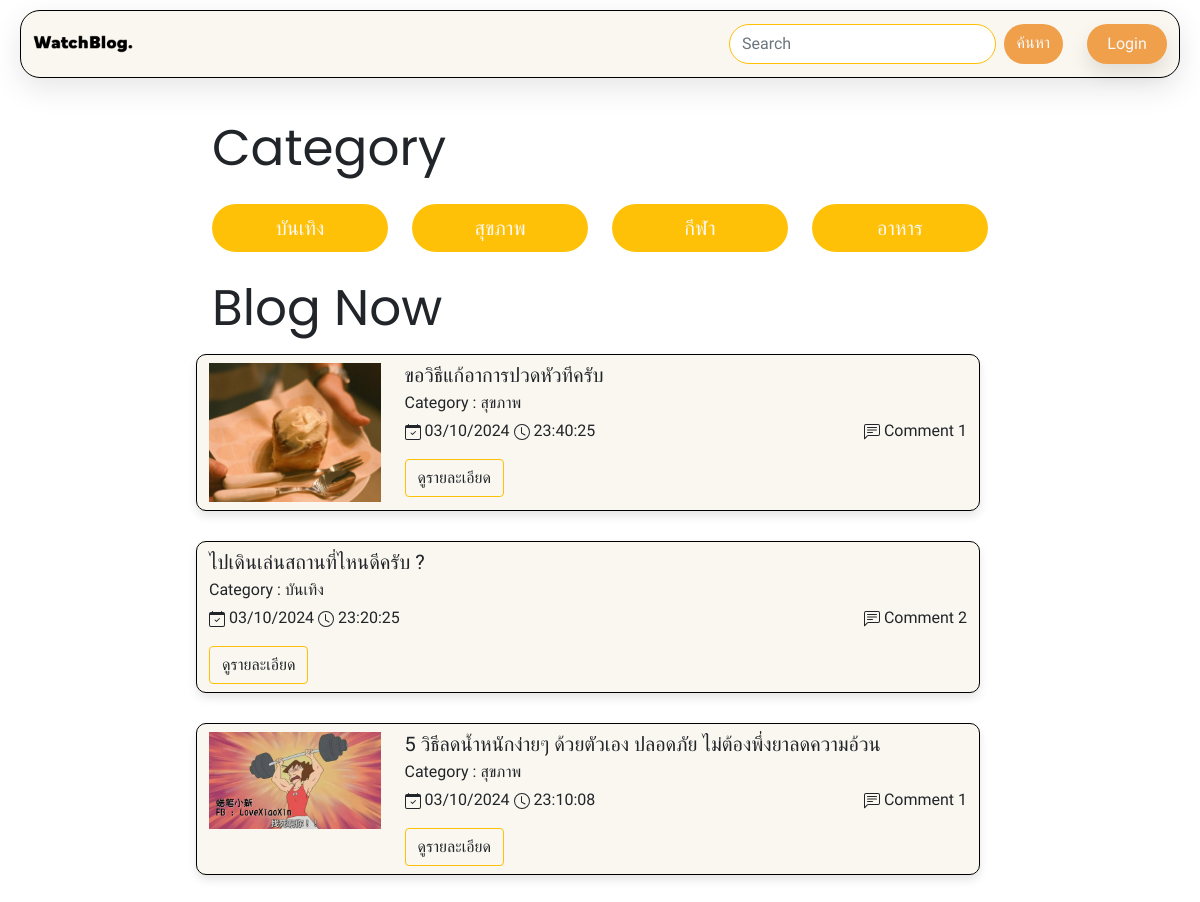
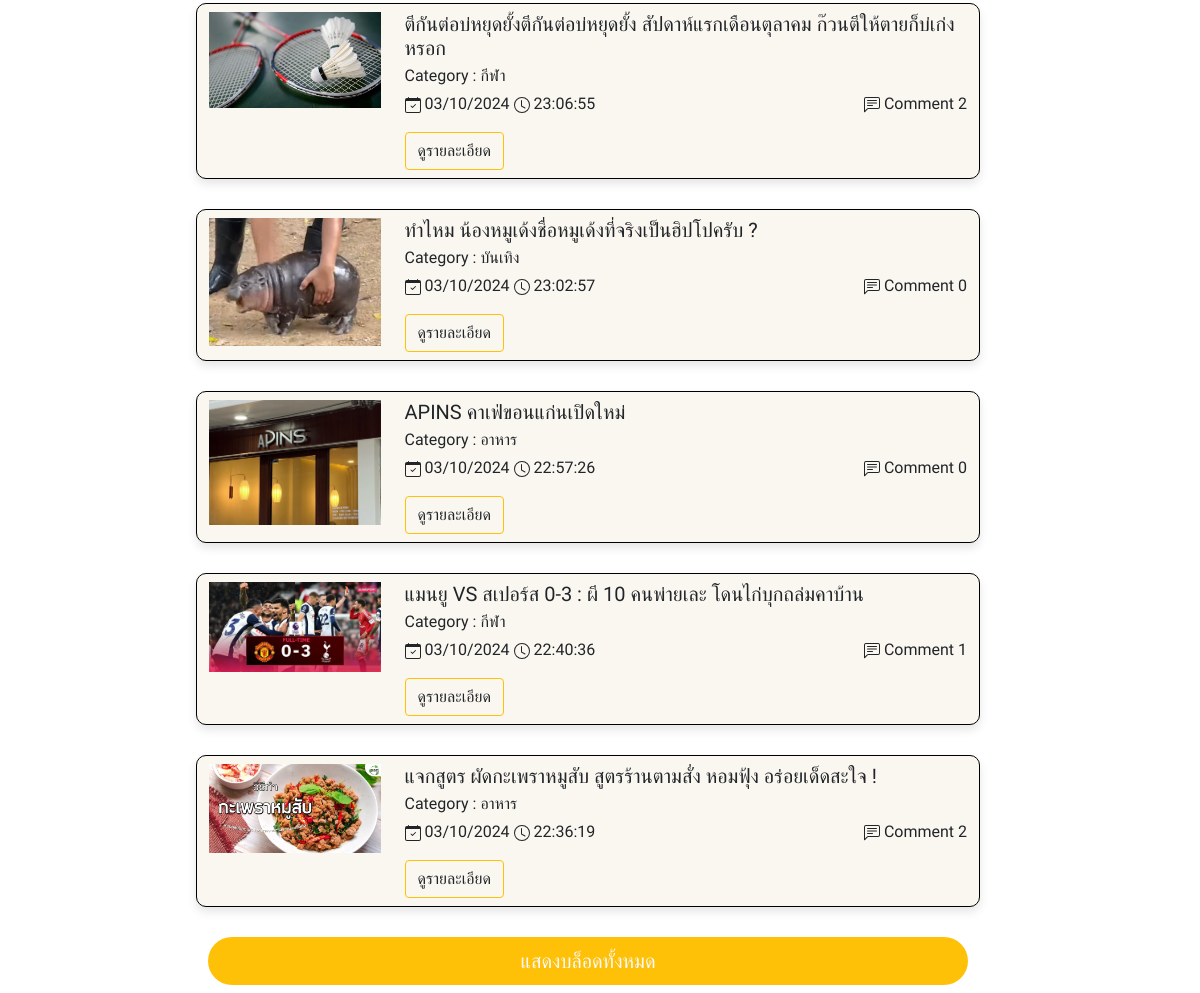
The page / on the database its author committed (2 pictures, top to bottom).
### tables this page shows
CREATE TABLE `category` (
  `categoryID` int NOT NULL,
  `categoryName` varchar(255) DEFAULT NULL
);

CREATE TABLE `board` (
  `boardID` int NOT NULL,
  `boardHeader` varchar(255) DEFAULT NULL,
  `boardBody` text,
  `userID` int DEFAULT NULL,
  `categoryID` int DEFAULT NULL,
  `boardDate` date DEFAULT NULL,
  `boardTime` time DEFAULT NULL,
  `boardImage` text
);

### db/db_connect.php (called while the page is built, shortened)
<?php
function countRow($table, $column,$value) {
    $sql = 'SELECT * FROM '.$table.' WHERE '.$column.' = ? ';
    $preparesql = $GLOBALS['conn']->prepare($sql);
    $preparesql->bind_param("s",$value);
    $preparesql->execute();
    $result = $preparesql->get_result();
    return $result->num_rows;
}
?>

### index.php (the view, shortened to what this page needs)
<!DOCTYPE html>
<html lang="en">
<head>
    <link href="style.css" rel="stylesheet" type="text/css"/>
    <link href="main.css" rel="stylesheet" type="text/css"/>
    <link href="https://cdn.jsdelivr.net/npm/bootstrap@5.0.2/dist/css/bootstrap.min.css" rel="stylesheet">
    <?php
require 'db/db_connect.php';
    if(isset($_POST['all'])){
        $sql = 'SELECT users.userID, users.firstName , users.lastName ,
        board.boardID, board.boardHeader, board.boardBody ,board.boardImage , board.boardDate, board.boardTime ,
        category.categoryName
        FROM board INNER JOIN users ON users.userID = board.userID
        INNER JOIN category ON category.categoryID = board.categoryID
        ORDER BY board.boardDate DESC , board.boardTime DESC';
        $text = 'Blog All';
    } else {
        $sql = 'SELECT users.userID, users.firstName , users.lastName ,
        board.boardID, board.boardHeader, board.boardBody ,board.boardImage , board.boardDate, board.boardTime ,
        category.categoryName
        FROM board INNER JOIN users ON users.userID = board.userID
        INNER JOIN category ON category.categoryID = board.categoryID
        ORDER BY board.boardDate DESC , board.boardTime DESC LIMIT 0,10 ';
        $text = 'Blog Now';
    }
    $boardResult = mysqli_query($GLOBALS['conn'],$sql);
    $categorySQL =  'SELECT *FROM category ';
    $category = mysqli_query($GLOBALS['conn'],$categorySQL);
?>
</head>
<body>
    <?php require 'req/navbar.php' ?>
    <div class="container-fluid  mb-2">
        <div class="row">
            <div class="col-sm-2"></div>
            <div class="col-sm-8">
                <div class="cattt">
                    <h5 class="">Category</h5>
                </div>
                <div class="row">
                    <?php while($cate = $category->fetch_assoc()){ ?>
                    <div class="col-sm-3">
                    <div class="btnonee">
                    <a href="boardCategory.php?categoryID=<?php echo $cate['categoryID'] ?>" class="btnone btn text-light btn-lg w-100 rounded-pill bg-warning mt-3" name="category<?php echo $cate['categoryID'] ?>"  >
                        <?php echo $cate['categoryName'] ?>
                    </a>
                    </div>
                    </div>
                    <?php } ?>
                </div>
            </div>
            <div class="col-sm-2"></div>
        </div>
        <div class="row">
            <div class="col-sm-2"></div>
                <div class="col-sm-8 mt-3">
                    <div class="bloggg">
                        <h5 class=""><?php echo $text ?></h5>
                    </div>
                </div>
        <div class="row  mt-2 mb-2">
            <div class="col-sm-2"></div>
            <div class="col-sm-8 ">
                <div class="row ">
                    <?php $i=0; while ( $data = mysqli_fetch_assoc($boardResult) ) {
                        $commnet = countROW('comment','boardID',$data['boardID']);
                        ?>
                    <div class="boxcard">
                        <?php if($data['boardImage']!=null) { ?>
                        <div class="row">
                            <div class="col-sm-3">
                            <img src="img/boardImg/<?php echo $data['boardImage']  ?>" class="img-fluid mt-2 mb-2" alt="...">
                            </div>
                            <div class="col-sm-9">
                            <h5 class="text-start mt-2 mb-1"><?php echo $data['boardHeader'] ?>
                                </h5>
                                <p class="text-start mb-1">Category : <?php echo $data['categoryName']; ?>
                                </p>
                                <div class="row">
                                    <div class="col-sm-5"><p>
                                    <?php $date=date_create($data['boardDate']);
                                        echo date_format($date,"d/m/Y"); ?>
                                    <svg xmlns="http://www.w3.org/2000/svg" width="16" height="16" fill="currentColor" class="bi bi-clock" viewBox="0 0 16 16">
                                        <path d="M8 3.5a.5.5 0 0 0-1 0V9a.5.5 0 0 0 .252.434l3.5 2a.5.5 0 0 0 .496-.868L8 8.71z"/>
                                        <path d="M8 16A8 8 0 1 0 8 0a8 8 0 0 0 0 16m7-8A7 7 0 1 1 1 8a7 7 0 0 1 14 0"/>
                                    </svg>
                                    <?php echo $data['boardTime']; ?>
                                </p>
                                </div>
                                <div class="col sm-2"></div>
                                    <div class="col-sm-5 text-end">
                                <p>
                                 Comment <?php echo $commnet; ?>
                                </p>
                                </div>
                                </div>
                                <a href="boardDetail.php?boardID=<?php echo $data['boardID']  ?>" class="btn btn-outline-warning mb-2 text-dark">ดูรายละเอียด </a>
                            </div>
                        </div>
                        <?php } else { ?>
                            <div class="row">
                            <div class="col-sm-12">
                                <h5 class="text-start mt-2 mb-1"><?php echo $data['boardHeader'] ?>
                                </h5>
                                <p class="text-start mb-1">Category : <?php echo $data['categoryName']; ?>
                            </p>
                                <div class="row">
                                    <div class="col-sm-5"><p>
                                    <?php $date=date_create($data['boardDate']);
                                        echo date_format($date,"d/m/Y"); ?>
                                    <svg xmlns="http://www.w3.org/2000/svg" width="16" height="16" fill="currentColor" class="bi bi-clock" viewBox="0 0 16 16">
                                        <path d="M8 3.5a.5.5 0 0 0-1 0V9a.5.5 0 0 0 .252.434l3.5 2a.5.5 0 0 0 .496-.868L8 8.71z"/>
                                        <path d="M8 16A8 8 0 1 0 8 0a8 8 0 0 0 0 16m7-8A7 7 0 1 1 1 8a7 7 0 0 1 14 0"/>
                                    </svg>
                                    <?php echo $data['boardTime']; ?>
                                </p>
                                </div>
                                <div class="col sm-2"></div>
                                    <div class="col-sm-5 text-end">
                                <p>
                                 Comment <?php echo $commnet; ?>
                                </p>
                                </div>
                                </div>
                                <a href="boardDetail.php?boardID=<?php echo $data['boardID']  ?>" class="btn btn-outline-warning mb-2 text-dark">ดูรายละเอียด</a>
                            </div>
                        </div>
                            <?php }  ?>
                    </div>
                     <?php } ?>
                </div>
            </div>
            <div class="col-lg-2"></div>
            <?php if($text!='Blog All') {  ?>
            <div class="col-sm-2"></div>
            <div class="col-sm-8">
                <form method="post">
                    <button type="submit" class=" btn text-light btn-lg w-100 rounded-pill bg-warning">แสดงบล็อดทั้งหมด</button>
                </form>
            </div>
            <div class="col-sm-2"></div>
            <?php } ?>
        </div>
        </div>
</body>
</html>

### req/navbar.php (shortened to what this page needs)
<nav class="navbar navbar-expand-lg navbar-light sticky-top">
  <div class="container-fluid">
      <div class="logobtn">
        <a href="index.php"><img src="img/blog2.png" alt=""></a>
      </div>
    <div class="collapse navbar-collapse collapse-fix" id="navbarSupportedContent">
      <ul class="navbar-nav ms-auto mb-2 mb-lg-0">
      <li class="nav-item">
          <form action="search.php" method="POST" class="d-flex me-1 mt-.5">
            <input class="form-control me-2 rounded-pill border border-warning" type="search" id="search" name="search" placeholder="Search" aria-label="Search">
            <div class="secone">
              <button button class="btn text-light rounded-pill" type="submit">ค้นหา</button>
            </div>
          </form>
      </li>
        <li class="nav-item justify-content-end">
            <?php if(!isset($_SESSION['userID'])) { ?>
              <div class="log-1">
                <a href="Login.php" class="Login text-light">Login</a>
              </div>
            <?php } ?>
        </li>
      </ul>
    </div>
  </div>
</nav>

### style.css (style rules this page uses)
* { font-family: "Poppins", system-ui; font-family: "Prompt", sans-serif; }
.navbar { margin: 20px; margin-top: 10px; height: 73px; border-radius: 20px; box-shadow: 0px 10px 30px rgba(0,0,0,0.1); background-color: #FAF7F0; border: .5px solid #000; font-weight: 600; }
.logobtn img { width: 100px; height: 50px; }
.log-1 { width: 80px; height: 40px; border-radius: 20px; background-color: #F0A04B; box-shadow: 0px 10px 20px rgba(0,0,0,0.1); display: flex; align-items: center; justify-content: center; -webkit-transform-duration: 0.3s; transition-duration: 0.3s; -webkit-transition-property: box-shadow, transform; transition-property: box-shadow, transform; }
.log-1 a { text-decoration: none; color: #F8EDE3; font-size: 16px; font-weight: 400; }
html, body { height: 100%; }
body { display: flex; flex-direction: column; background-color: #FF6500; }
body { background-color: #FF6500; }
.secone { margin-right: 20px; }
.secone { width: 80px; height: 40px; border-radius: 20px; background-color: #F0A04B; }

### main.css (style rules this page uses)
* { font-family: "Poppins", system-ui; font-family: "Prompt", sans-serif; }
.cattt { margin-bottom: 10px; }
.cattt h5 { margin-top: 20px; font-weight: 400; font-size: 50px; font-family: "Poppins", system-ui; }
.bloggg h5 { margin-top: 10px; font-weight: 400; font-size: 50px; font-family: "Poppins", system-ui; }
.boxcard { border-radius: 10px; box-shadow: 0px 5px 10px rgba(0,0,0,0.1); margin-bottom: 30px; border: 1px solid #000; background-color: #FAF7F0; }
.btnone { -webkit-transform-duration: 0.6s; transition-duration: 0.6s; -webkit-transition-property: box-shadow, transform; transition-property: box-shadow, transform; }

### rows shown on the page
category: categoryName "บันเทิง"
category: categoryName "สุขภาพ"
category: categoryName "กีฬา"
category: categoryName "อาหาร"
board: boardImage (picture), boardHeader "ขอวิธีแก้อาการปวดหัวทีครับ", categoryID.categoryName "สุขภาพ", boardDate "03/10/2024", boardTime "23:40:25", commnet "1"
board: boardHeader "ไปเดินเล่นสถานที่ไหนดีครับ ?", categoryID.categoryName "บันเทิง", boardDate "03/10/2024", boardTime "23:20:25", commnet "2"
board: boardImage (picture), boardHeader "5 วิธีลดน้ำหนักง่ายๆ ด้วยตัวเอง ปลอดภัย ไม่ต้องพึ่งยาลดความอ้วน", categoryID.categoryName "สุขภาพ", boardDate "03/10/2024", boardTime "23:10:08", commnet "1"
board: boardImage (picture), boardHeader "ตีกันต่อบ่หยุดยั้งตีกันต่อบ่หยุดยั้ง สัปดาห์แรกเดือนตุลาคม ก๊วนตีให้ตายก็บ่เก่งหรอก", categoryID.categoryName "กีฬา", boardDate "03/10/2024", boardTime "23:06:55", commnet "2"
board: boardImage (picture), boardHeader "ทำไหม น้องหมูเด้งชื่อหมูเด้งที่จริงเป็นฮิปโปครับ ?", categoryID.categoryName "บันเทิง", boardDate "03/10/2024", boardTime "23:02:57", commnet "0"
board: boardImage (picture), boardHeader "APINS คาเฟ่ขอนแก่นเปิดใหม่", categoryID.categoryName "อาหาร", boardDate "03/10/2024", boardTime "22:57:26", commnet "0"
board: boardImage (picture), boardHeader "แมนยู VS สเปอร์ส 0-3 : ผี 10 คนพ่ายเละ โดนไก่บุกถล่มคาบ้าน", categoryID.categoryName "กีฬา", boardDate "03/10/2024", boardTime "22:40:36", commnet "1"
board: boardImage (picture), boardHeader "แจกสูตร ผัดกะเพราหมูสับ สูตรร้านตามสั่ง หอมฟุ้ง อร่อยเด็ดสะใจ !", categoryID.categoryName "อาหาร", boardDate "03/10/2024", boardTime "22:36:19", commnet "2"

### other values the page prints
$text "Blog Now"
